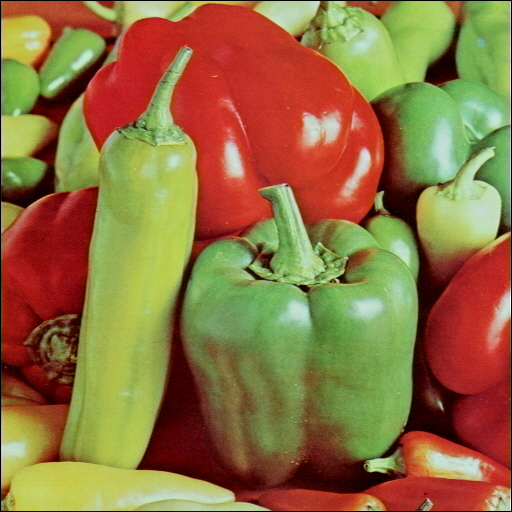
#> input picture assignment_2/src/img/peppers.jpg, 512 x 512 px
$ jupyter execute q2.ipynb
#> lines starting #> are read from the running program, lines starting #| are printed output that depends on the picture; after the words box and inside, x2 and y2 are one past the last pixel; in counts of white or black regions, pixels touching at a corner belong together
### Q2

[cell 1]
import numpy as np
import cv2
import matplotlib.pyplot as plt

origin_img = cv2.imread('./img/peppers.jpg')
#> origin_img is the input picture: shape (512, 512, 3); mean B, G, R 64.2, 112.8, 144.1

# BGR채널순서를 RGB채널로 변경
RGB_img = cv2.cvtColor(origin_img, cv2.COLOR_BGR2RGB)

# RGB 채널 나누기
Red_img, Green_img, Blue_img = cv2.split(RGB_img)
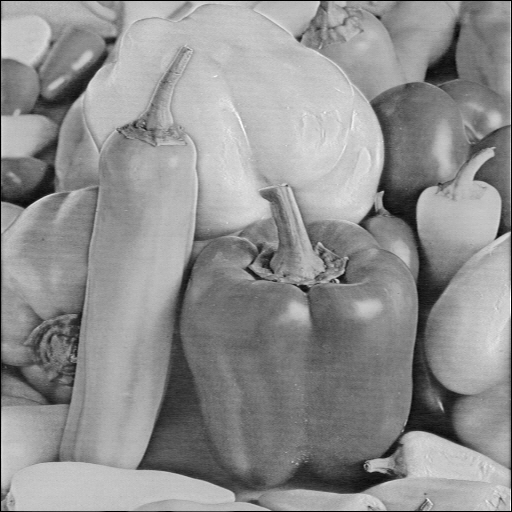
#> Red_img: shape (512, 512); min 0, max 254, mean 144.1
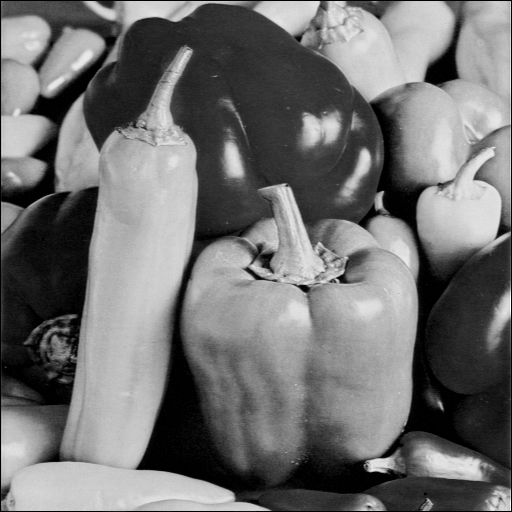
#> Green_img: shape (512, 512); min 0, max 255, mean 112.8
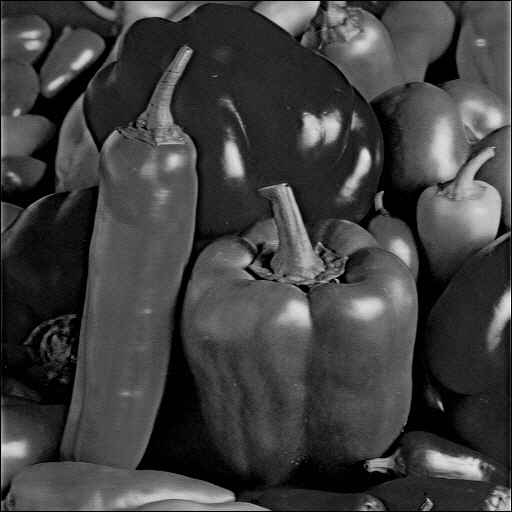
#> Blue_img: shape (512, 512); min 0, max 255, mean 64.2

plt.figure(figsize=(14,10))

plt.subplot(221)
plt.imshow(RGB_img)
plt.title("original image")
plt.axis("off")

# 히스토그램 출력, 채널은 0으로 표시
plt.subplot(222)
hist = cv2.calcHist([Red_img], [0], None, [256], [0, 256])
#> hist = 256 values, max 3681 at index 194, min 0 at index 245, mean 1024
plt.xlim([0, 256])
plt.plot(hist, color = 'r') # R 색상 히스토그램 표현

hist = cv2.calcHist([Green_img], [0], None, [256], [0, 256])
#> hist = 256 values, max 8237 at index 0, min 0 at index 238, mean 1024
plt.xlim([0, 256])
plt.plot(hist, color = 'g') # G 색상 히스토그램 표현

hist = cv2.calcHist([Blue_img], [0], None, [256], [0, 256])
#> hist = 256 values, max 12633 at index 0, min 0 at index 228, mean 1024
plt.xlim([0, 256])
plt.plot(hist, color = 'b') # B 색상 히스토그램 표현
plt.show()
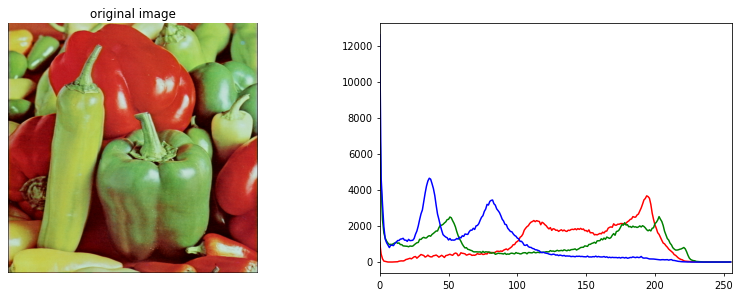
#> figure drawn by matplotlib, 2 panels; panel 2: curve peaks at x = 194, y = 3681; panel 2: curve peaks at x = 0, y = 8237; panel 2: curve peaks at x = 0, y = 12633

plt.figure(figsize=(15,10))

plt.subplot(131)
ret, Red_Binary_img = cv2.threshold(Red_img, 156, 255, cv2.THRESH_BINARY_INV)
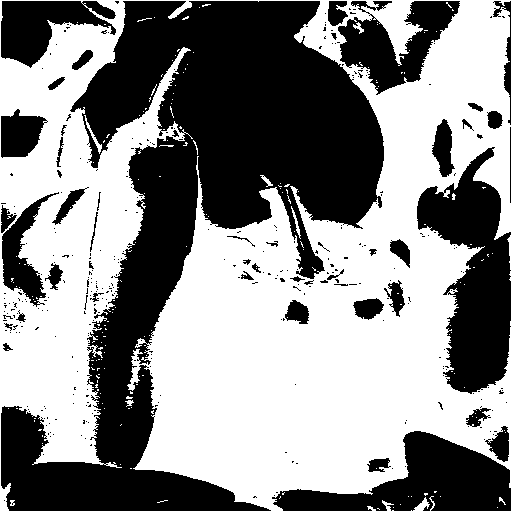
#> Red_Binary_img: shape (512, 512); 54.7% white; 350 black regions (301 under 20 px), largest, box (x1, y1, x2, y2) and area: (1, 1, 384, 511) 76202, (417, 147, 511, 394) 12500, (272, 431, 511, 511) 9311
plt.imshow(Red_Binary_img, 'gray')
plt.title("red image threshold = 90")
plt.axis("off")

plt.subplot(132)
ret, Green_Binary_img = cv2.threshold(Green_img, 100, 255, cv2.THRESH_BINARY)
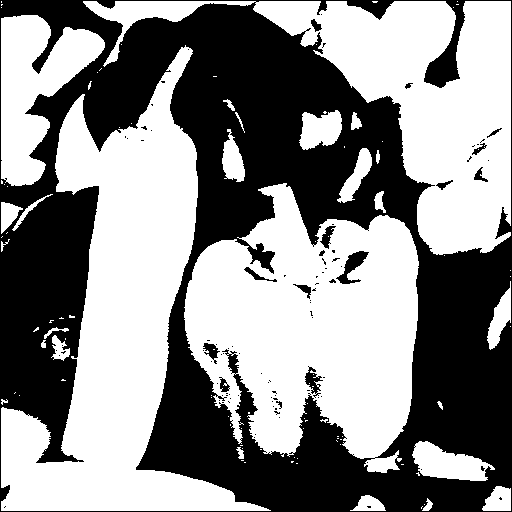
#> Green_Binary_img: shape (512, 512); 54.6% white; 94 black regions (78 under 20 px), largest, box (x1, y1, x2, y2) and area: (0, 0, 512, 512) 117107, (336, 251, 369, 284) 421, (305, 366, 323, 398) 242
plt.imshow(Green_Binary_img, 'gray')
plt.title("green image threshold = 100")
plt.axis("off")

plt.subplot(133)
ret, Blue_Binary_img = cv2.threshold(Blue_img, 52, 255, cv2.THRESH_BINARY)
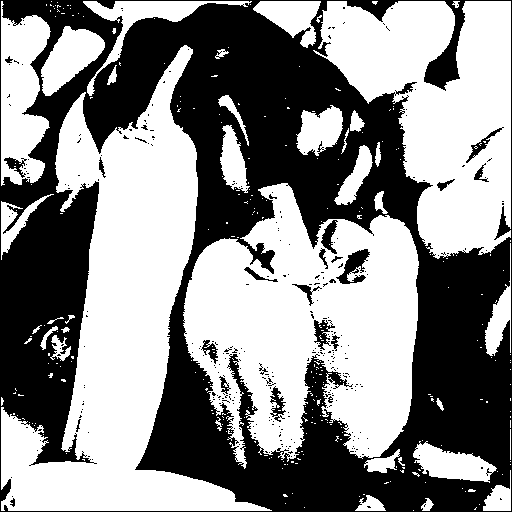
#> Blue_Binary_img: shape (512, 512); 54.3% white; 313 black regions (291 under 20 px), largest, box (x1, y1, x2, y2) and area: (0, 0, 512, 512) 116145, (336, 249, 370, 284) 542, (314, 320, 335, 350) 290
plt.imshow(Blue_Binary_img, 'gray')
plt.title("blue image threshold = 52")
plt.axis("off")

plt.show()

[cell 2]
# 그레이스케일 이미지로 변환
Gray_img = cv2.cvtColor(RGB_img, cv2.COLOR_RGB2GRAY)
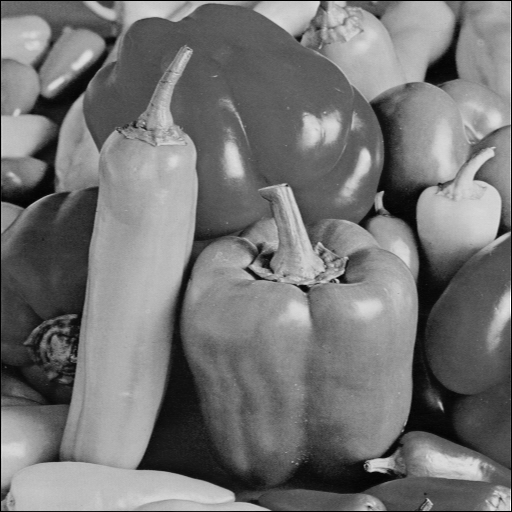
#> Gray_img: shape (512, 512); min 0, max 255, mean 116.6

# 그레이스케일 이미지에 이진화
# ret: 설정 임계값, Binary_img: 결과 이미지
ret, Binary_img = cv2.threshold(Gray_img, 127, 255, cv2.THRESH_BINARY)
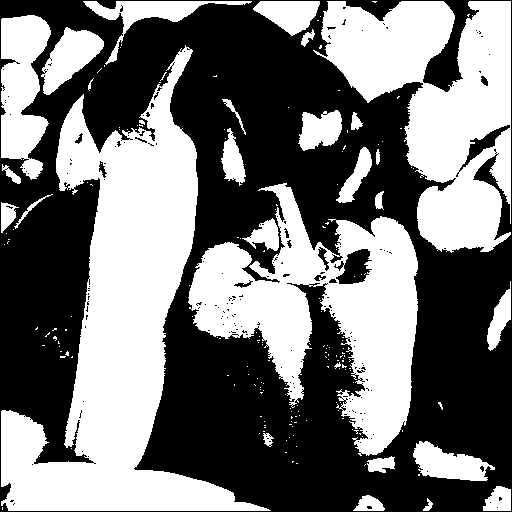
#> Binary_img: shape (512, 512); 46.1% white; 188 white regions (159 under 20 px), largest, box (x1, y1, x2, y2) and area: (1, 45, 271, 511) 45450, (188, 183, 418, 456) 27701, (313, 1, 511, 253) 27229

# gray-scale
plt.figure(figsize=(20, 5))
plt.subplot(131)
plt.title("gray-scale image")
plt.axis("off")
plt.imshow(Gray_img, 'gray')

plt.subplot(132)
hist = cv2.calcHist([Gray_img], [0], None, [256], [0, 256])
#> hist = 256 values, max 2843 at index 92, min 0 at index 227, mean 1024
plt.xlim([0, 256])
plt.xticks([i*16 for i in range(17)])
plt.plot(hist)

plt.subplot(133)
plt.axis("off")
plt.title("threshold = 127")
plt.imshow(Binary_img, 'gray')

plt.tight_layout()
plt.show()
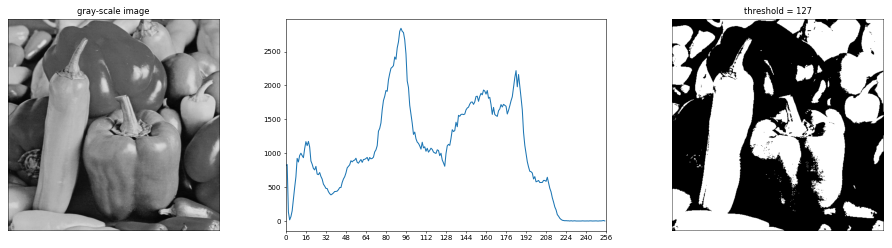
#> figure drawn by matplotlib, 3 panels; panel 2: curve peaks at x = 92, y = 2843

$ run again, with assignment_2/src/img/duck.jpg copied over assignment_2/src/img/peppers.jpg
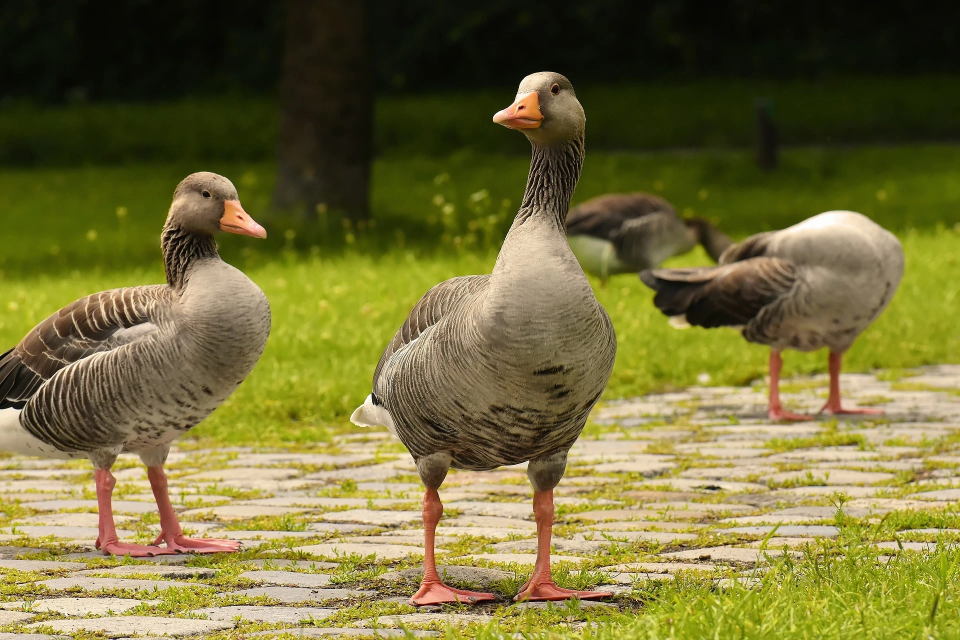
#> input picture assignment_2/src/img/duck.jpg, 1920 x 1280 px (shown at 1/2 size)
#> origin_img is the input picture: shape (1280, 1920, 3); mean B, G, R 56.7, 109.5, 115.7
#> `hist = cv2.calcHist([Red_img], [0], None, [256], [0, 256])`: hist = 256 values, max 72364 at index 10, min 4 at index 1, mean 9600
#> `hist = cv2.calcHist([Green_img], [0], None, [256], [0, 256])`: hist = 256 values, max 41890 at index 14, min 337 at index 1, mean 9600
#> `hist = cv2.calcHist([Blue_img], [0], None, [256], [0, 256])`: hist = 256 values, max 151481 at index 3, min 14 at index 255, mean 9600
#> `ret, Red_Binary_img = cv2.threshold(Red_img, 156, 255, cv2.THRESH_BINA..`:
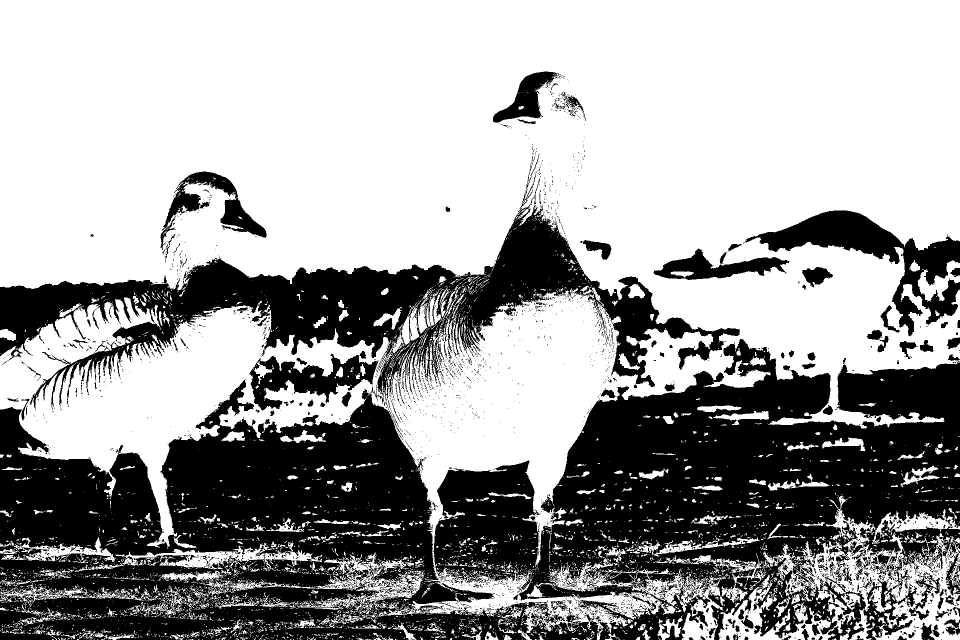
#> Red_Binary_img: shape (1280, 1920) (shown at 1/2 size); 63.5% white; 3235 black regions (2987 under 20 px), largest, box (x1, y1, x2, y2) and area: (868, 678, 1920, 1280) 325173, (0, 758, 1421, 1280) 317784, (0, 348, 1480, 820) 151149
#> Green_Binary_img: shape (1280, 1920); 52.4% white; 5758 black regions (5300 under 20 px), largest, box (x1, y1, x2, y2) and area: (0, 0, 1920, 831) 951408, (769, 654, 1208, 1232) 78995, (38, 644, 514, 1112) 50147
#> Blue_Binary_img: shape (1280, 1920); 39.8% white; 3187 white regions (2792 under 20 px), largest, box (x1, y1, x2, y2) and area: (0, 264, 1920, 1280) 817755, (1240, 410, 1814, 712) 75887, (321, 343, 533, 564) 13833
#> Binary_img: shape (1280, 1920); 43.1% white; 2731 white regions (2582 under 20 px), largest, box (x1, y1, x2, y2) and area: (0, 306, 1920, 1280) 980776, (868, 921, 1092, 1200) 41060, (321, 343, 533, 500) 8918
#> `hist = cv2.calcHist([Gray_img], [0], None, [256], [0, 256])`: hist = 256 values, max 50690 at index 10, min 8 at index 0, mean 9600
#> `plt.show()`:
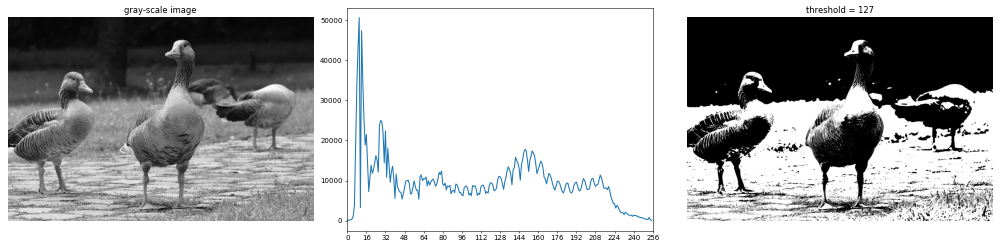
#> figure drawn by matplotlib, 3 panels; panel 2: curve peaks at x = 10, y = 50690
